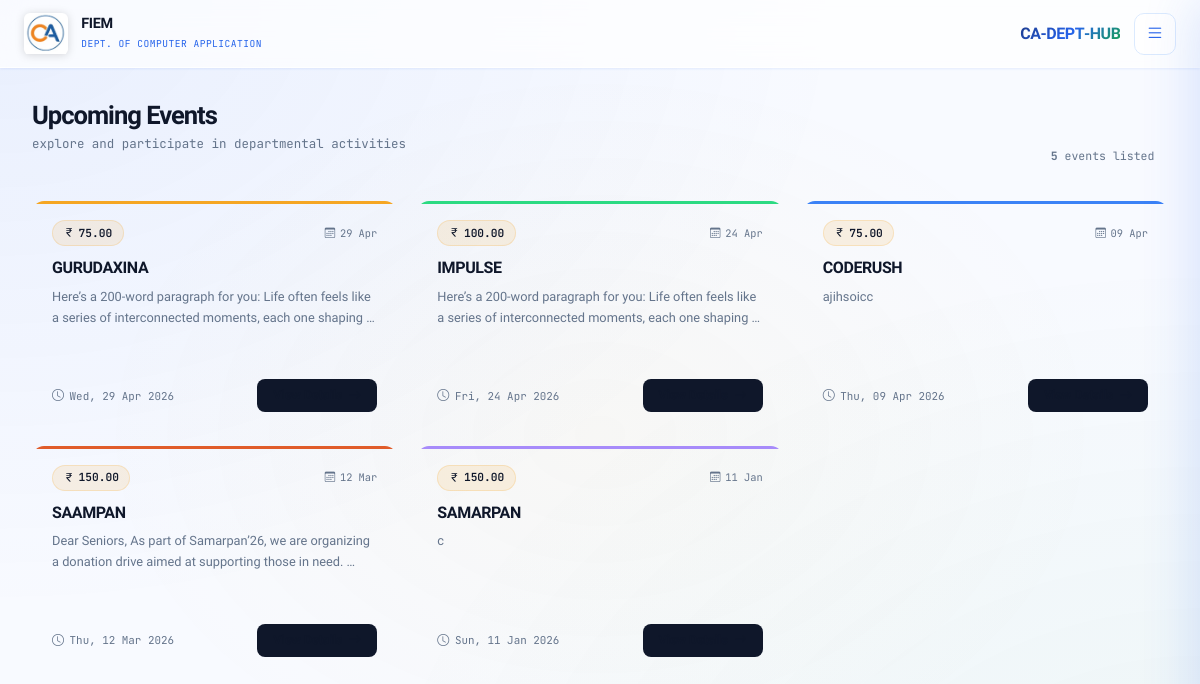
Screenshot of /events/ with the database file from the repository.
### events/models.py (models this page shows, shortened)
class Event(models.Model):
    title = models.CharField(max_length=200)
    description = models.TextField()
    date = models.DateTimeField()
    venue = models.CharField(max_length=200)
    fee = models.DecimalField(max_digits=10, decimal_places=2, default=0.00)
    image = models.ImageField(upload_to='event_images/', blank=True, null=True)
    created_at = models.DateTimeField(auto_now_add=True)

### events/views.py (the view)
# urls.py: path('', event_list, name='event_list'),
def event_list(request):
    events = Event.objects.all().order_by('-date')
    return render(request, 'events/event_list.html', {'events': events})

### templates/events/event_list.html (shortened to what this page needs)
{% extends 'base.html' %}
{% block content %}
{% with colors="#f5a623,#2cda82,#3b82f6,#e05c2a,#a78bfa,#f43f5e" %}
<div class="page-header">
    <div class="page-header-left">
        <h2>Upcoming Events</h2>
        <p>explore and participate in departmental activities</p>
    </div>
    <div class="event-count">
        <span>{{ events|length }}</span> event{{ events|length|pluralize }} listed
    </div>
</div>
<div class="events-grid">
    {% for event in events %}
    {% with strip=colors|make_list %}
    <div class="event-card" style="--strip-color: {% cycle '#f5a623' '#2cda82' '#3b82f6' '#e05c2a' '#a78bfa' '#f43f5e' %}">
        <div class="event-card-strip"></div>
        <div class="event-card-top">
            <span class="fee-badge">
                <i class="bi bi-currency-rupee"></i>{{ event.fee }}
            </span>
            <span class="date-chip">
                <i class="bi bi-calendar3"></i>
                {{ event.date|date:"d M" }}
            </span>
        </div>
        <div class="event-card-body">
            <div class="event-title">{{ event.title }}</div>
            <p class="event-desc">{{ event.description|truncatewords:18 }}</p>
        </div>
        <div class="event-card-footer">
            <div class="event-meta">
                <i class="bi bi-clock"></i>
                {{ event.date|date:"D, d M Y" }}
            </div>
            <a href="{% url 'event_detail' event.id %}" class="detail-btn">
                View Details <i class="bi bi-arrow-right"></i>
            </a>
        </div>
    </div>
    {% endwith %}
    {% empty %}
    <div class="empty-state">
        <div class="empty-icon"><i class="bi bi-calendar-x"></i></div>
        <div class="empty-title">No Events Yet</div>
        <div class="empty-sub">check back soon — new events will appear here</div>
    </div>
    {% endfor %}
</div>
{% endwith %}
{% endblock %}

### templates/base.html (style rules this page uses)
:root { --blue-deep: #1e3a8a; --blue: #2563eb; --blue-mid: #3b82f6; --blue-lt: #93c5fd; --blue-pale: #dbeafe; --blue-ghost: rgba(37,99,235,.08); --green-deep: #14532d; --green: #16a34a; --green-lt: #4ade80; --yellow: #eab308; --yellow-lt: #fde047; --yellow-pale:#fefce8; --white: #ffffff; --off-white: #f8faff; --gray-50: #f0f4ff; --gray-100: #e0e7ff; --gray-200: #c7d2fe; --gray-500: #6b7280; --gray-700: #374151; --text: #0f172a; --text2: #334155; --muted: #64748b; --glass: rgba(255,255,255,0.7); --glass-2: rgba(255,255,255,0.5); --glass-bd: rgba(255,255,255,0.8); --shadow-sm: 0 1px 3px rgba(37,99,235,.06), 0 1px 2px rgba(37,99,235,.04); --shadow: 0 4px 20px rgba(37,99,235,.10); --shadow-lg: 0 10px 40px rgba(37,99,235,.15); --mono: 'JetBrains Mono', monospace; --sans: 'Plus Jakarta Sans', sans-serif; --topbar-h: 68px; --sidebar-w: 300px; }
*, *::before, *::after { box-sizing: border-box; margin: 0; padding: 0; }
html { scroll-behavior: smooth; }
body { font-family: var(--sans); background: var(--off-white); color: var(--text); min-height: 100vh; overflow-x: hidden; }
body::before { content: ''; position: fixed; inset: 0; background: radial-gradient(ellipse at 0% 0%, rgba(37,99,235,.07) 0%, transparent 50%), radial-gradient(ellipse at 100% 100%, rgba(22,163,74,.05) 0%, transparent 50%), radial-gradient(ellipse at 50% 50%, rgba(234,179,8,.04) 0%, transparent 60%); pointer-events: none; z-index: 0; }

### templates/events/event_list.html (style rules this page uses)
.page-header { display: flex; align-items: flex-end; justify-content: space-between; margin-bottom: 2rem; gap: 1rem; animation: fadeUp .35s ease both; }
.page-header-left h2 { font-size: 1.6rem; font-weight: 800; letter-spacing: -.04em; color: var(--text); margin-bottom: .25rem; }
.page-header-left p { font-size: .78rem; color: var(--muted); font-family: var(--mono); }
.event-count { font-family: var(--mono); font-size: .72rem; color: var(--muted); background: var(--surface); border: 1px solid var(--border); border-radius: 20px; padding: .3rem .85rem; white-space: nowrap; flex-shrink: 0; }
.event-count span { color: var(--accent); font-weight: 700; }
.events-grid { display: grid; grid-template-columns: repeat(3, 1fr); gap: 1.25rem; }
.event-card { background: var(--surface); border: 1px solid var(--border); border-radius: 12px; overflow: hidden; display: flex; flex-direction: column; transition: border-color .2s, transform .2s, box-shadow .2s; animation: fadeUp .4s ease both; }
.event-card:nth-child(1) { animation-delay: .04s; }
.event-card:nth-child(2) { animation-delay: .08s; }
.event-card:nth-child(3) { animation-delay: .12s; }
.event-card:nth-child(4) { animation-delay: .16s; }
.event-card:nth-child(5) { animation-delay: .20s; }
.event-card-strip { height: 3px; background: var(--strip-color, var(--accent)); }
.event-card-top { display: flex; align-items: center; justify-content: space-between; padding: 1rem 1.25rem .75rem; }
.fee-badge { display: inline-flex; align-items: center; gap: .25rem; background: rgba(245,166,35,.12); color: var(--accent); border: 1px solid rgba(245,166,35,.2); border-radius: 20px; font-family: var(--mono); font-size: .7rem; font-weight: 600; padding: .22rem .65rem; }
.date-chip { font-family: var(--mono); font-size: .65rem; color: var(--muted); display: flex; align-items: center; gap: .3rem; }
.event-card-body { padding: 0 1.25rem 1.25rem; flex: 1; display: flex; flex-direction: column; }
.event-title { font-size: 1rem; font-weight: 800; letter-spacing: -.025em; color: var(--text); margin-bottom: .5rem; line-height: 1.3; }
.event-desc { font-size: .8rem; color: var(--muted); line-height: 1.6; flex: 1; margin-bottom: 1.1rem; }
.event-card-footer { padding: .85rem 1.25rem; border-top: 1px solid var(--border); display: flex; align-items: center; justify-content: space-between; gap: .75rem; }
.event-meta { font-family: var(--mono); font-size: .68rem; color: var(--muted); display: flex; align-items: center; gap: .35rem; }
.event-meta i { font-size: .75rem; }
.detail-btn { display: flex; align-items: center; gap: .4rem; padding: .45rem 1rem; background: var(--text); color: var(--bg); border: none; border-radius: 8px; font-family: var(--display); font-size: .78rem; font-weight: 700; cursor: pointer; text-decoration: none; transition: all .18s; white-space: nowrap; }

### rows the page displays
Event: fee "75.00", date "29 Apr", title "GURUDAXINA", description "Here’s a 200‑word paragraph for you: Life often feels like a series of interconnected moments, each one shaping …", date "Wed, 29 Apr 2026"
Event: fee "100.00", date "24 Apr", title "IMPULSE", description "Here’s a 200‑word paragraph for you: Life often feels like a series of interconnected moments, each one shaping …", date "Fri, 24 Apr 2026"
Event: fee "75.00", date "09 Apr", title "CODERUSH", description "ajihsoicc", date "Thu, 09 Apr 2026"
Event: fee "150.00", date "12 Mar", title "SAAMPAN", description "Dear Seniors, As part of Samarpan’26, we are organizing a donation drive aimed at supporting those in need. …", date "Thu, 12 Mar 2026"
Event: fee "150.00", date "11 Jan", title "SAMARPAN", description "c", date "Sun, 11 Jan 2026"

### other values shown
{{ events|length }} "5"
